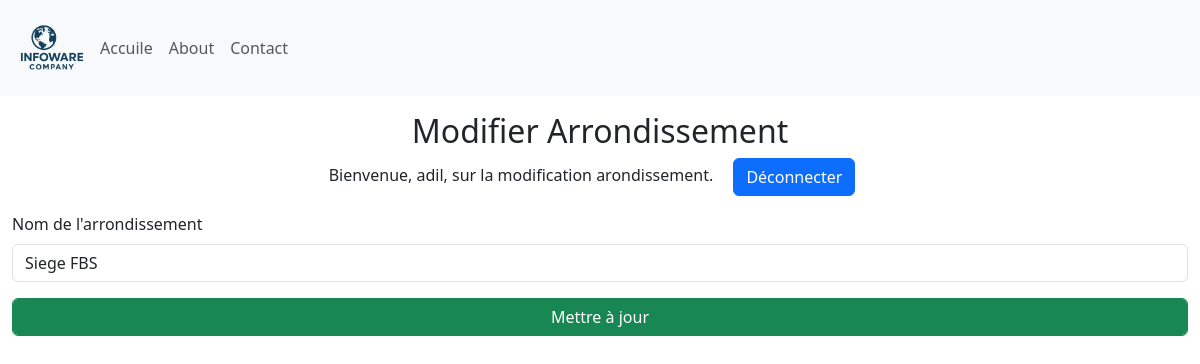
/update_arrondissement/1 (signed in), run on an earlier commit of the app's database.
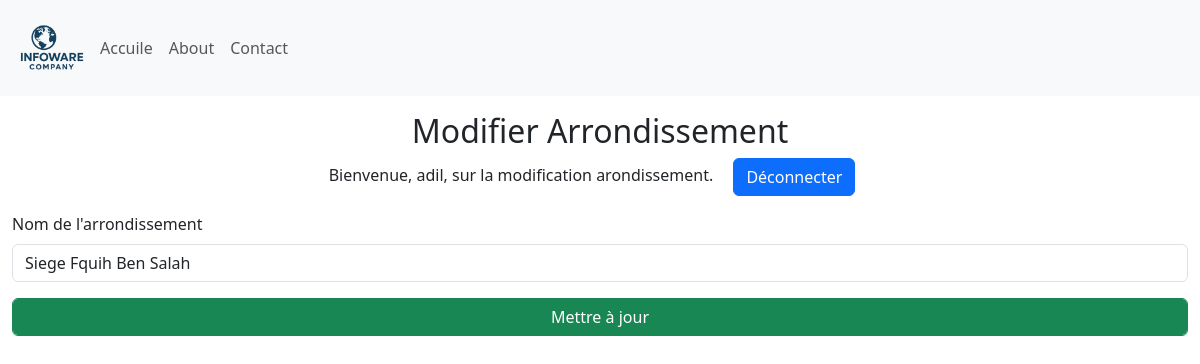
And on a later commit of the database.
### Site/models.py (models this page shows, shortened)
class Arondissement(db.Model):
    id = db.Column(db.Integer, primary_key=True)
    arondissement = db.Column(db.String(25), unique=True, nullable=False)
    departement = db.relationship('Departement', backref='Departement', lazy=True)

### Site/dashbord/arrondissement.py (the view)
@arrondissement.route('/update_arrondissement/<int:arrondissement_id>', methods=['GET', 'POST'])
def update_arrondissement(arrondissement_id):
    if 'user' not in session:
        return redirect(url_for('admin.admin'))
    arrondissement = Arondissement.query.get_or_404(arrondissement_id)
    if request.method == 'POST':
        new_name = request.form.get('arrondissementName')
        if new_name:
            arrondissement.arondissement = new_name
            db.session.commit()
            return redirect(url_for('arrondissement.manage_Arrondissements'))
    return render_template('update_arondissement.html', name=session['user'], arrondissement=arrondissement)

### Site/templates/update_arondissement.html (shortened to what this page needs)
{% extends 'base.html' %}
{% block body %}
<div class="container-fluid">
    <div class="row">
        <div class="col-12  my-3">
            <div class="text-center">
                <h2>Modifier Arrondissement</h2>
                <p>Bienvenue, {{ name }}, sur la modification arondissement. <a class="mx-3 btn btn-primary" href="{{ url_for('admin.logout') }}"">Déconnecter</a></p>
            </div>
           <form method="POST">
                <div class="mb-3">
                    <label for="arrondissementName" class="form-label">Nom de l'arrondissement</label>
                    <input type="text" class="form-control" id="arrondissementName" name="arrondissementName" value="{{ arrondissement.arondissement }}" required>
                    <input type="submit" class="form-control btn btn-success mt-3" value="Mettre à jour">
                </div>
        </div>
    </div>
</div>
{% endblock %}

What changed in the data, as far as the page shows it:
changed Arondissement: arrondissementName "Siege FBS" → "Siege Fquih Ben Salah"
